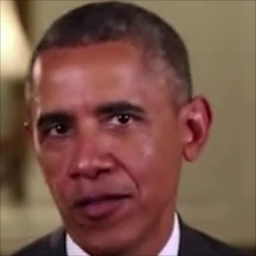
#> input picture frame 26 of Videos/00.mp4, 256 x 256 px
$ python ft_face_modular.py
#> lines starting #> are read from the running program, lines starting #| are printed output that depends on the picture
### vibra_utils.py
from typing import Final

import cv2
import matplotlib.pyplot as plt
import numpy as np
import os

def capture_frames(video_path, num_frames=30):
    """
    Captures frames from a video or camera.

    Args:
        video_path (str): Path to the video file or 0 for webcam.
        num_frames (int, optional): Number of frames to capture. Defaults to 30.

    Returns:
        list: List of grayscale frames.
    """
    camera = cv2.VideoCapture(video_path)
    if not camera.isOpened():
        print("Error opening video/camera!")
        return []

    frames = []
    for _ in range(num_frames):
        ret, frame = camera.read()
        if ret:
            frames.append(cv2.cvtColor(frame, cv2.COLOR_BGR2GRAY))
        else:
            break

    camera.release()
    cv2.destroyAllWindows()
    return frames

# [196 lines left out: functions capture_frames_Fin, extract_features, visualize_results, save_results, calculate_amplitude, calculate_frequency and 2 more, not called in this run]

### ft_main_modular.py
from vibra_utils import *

def preprocess_frames(frames):
  """
  Preprocesses frames by converting them to a 3D numpy array.

  Args:
      frames (list): List of grayscale frames.

  Returns:
      numpy.ndarray: 3D numpy array representing frames (time, height, width).
  """
  frames = np.array(frames, dtype=np.float32)
  return frames


def generate_amplitude_vibraimage(frames):
  """
  Generates the amplitude vibraimage using equation 1.

  Args:
      frames (numpy.ndarray): 3D numpy array representing frames.

  Returns:
      numpy.ndarray: Amplitude vibraimage.
  """
  amplitude_vibraimage = np.zeros_like(frames[0], dtype=np.float32)
  for i in range(1, len(frames)):
    amplitude_vibraimage += np.abs(frames[i] - frames[i - 1])
  amplitude_vibraimage /= (len(frames) - 1)
  return amplitude_vibraimage


def generate_frequency_vibraimage(frames):
  """
  Generates the frequency vibraimage using Fourier Transform.

  Args:
      frames (numpy.ndarray): 3D numpy array representing frames.

  Returns:
      numpy.ndarray: Frequency vibraimage.
  """
  # [8 lines of commented-out code are left out]
  return frequency_vibraimage


# [11 lines left out: function main, not called in this run]

# [2 lines that do not run on import are left out]

### ft_face_modular.py
import cv2
from vibra_utils import *
from ft_main_modular import generate_amplitude_vibraimage, generate_frequency_vibraimage, preprocess_frames


def load_face_detector():
  """
  Loads the Haar Cascade face detection model.

  Returns:
      cv2.CascadeClassifier: Loaded face cascade classifier.
  """
  return cv2.CascadeClassifier(cv2.data.haarcascades + 'haarcascade_frontalface_default.xml')


def detect_faces(gray_frame, face_cascade):
  """
  Detects faces in a given frame using the cascade classifier.

  Args:
      gray_frame (numpy.ndarray): The gray frame to detect faces in.
      face_cascade (cv2.CascadeClassifier): Loaded face cascade classifier.

  Returns:
      list: List of face regions (bounding boxes) as (x, y, w, h) tuples or empty list if no faces found.
  """
  return face_cascade.detectMultiScale(gray_frame, scaleFactor=1.1, minNeighbors=5, minSize=(30, 30))


def extract_face_rois(frames, faces):
  """
  Extracts face regions of interest from a list of frames and their corresponding face detections.

  Args:
      frames (list): List of frames (numpy.ndarray).
      faces (list): List of face detections as (x, y, w, h) tuples for each frame.

  Returns:
      list: List of extracted face regions (numpy.ndarray).
  """
  face_rois = []
  for frame in frames:
    if  len(faces) > 0:
      x, y, w, h = faces[0]  # Assuming the first face detection
      face_roi = frame[y:y+h, x:x+w]
      face_rois.append(face_roi)
  return face_rois


def preprocess_faces(face_rois):
  """
  Preprocesses the list of face regions by ensuring all have the same size and converting to a 3D numpy array.

  Args:
      face_rois (list): List of face regions (numpy.ndarray).

  Returns:
      numpy.ndarray: 3D numpy array representing face regions (time, height, width).
  """
  if not face_rois:
    return None

  min_height = min(frame.shape[0] for frame in face_rois)
  min_width = min(frame.shape[1] for frame in face_rois)
  preprocessed_faces = [cv2.resize(frame, (min_width, min_height)) for frame in face_rois]
  return preprocess_frames(preprocessed_faces)


def main():
  video_path = "Videos/00.mp4"  # Replace with your video path or 0 for webcam
  face_cascade = load_face_detector()
  frames = capture_frames(video_path, num_frames=30)
#> the loop in capture_frames, `for _ in range(num_frames):` made 30 passes
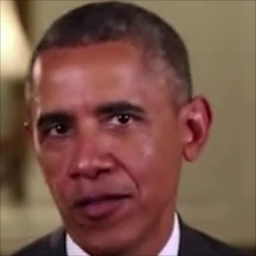
#> input picture frame 26 of Videos/00.mp4, 256 x 256 px
#> pass 3, in capture_frames, `ret, frame = camera.read()`:
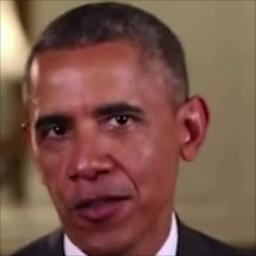
#> frame: shape (256, 256, 3); mean B, G, R 73.2, 85.2, 121.6
#> after the loop in capture_frames, `for _ in range(num_frames):`:
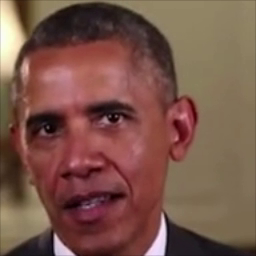
#> frame: shape (256, 256, 3); mean B, G, R 73.7, 85.5, 121.7
#> after the loop in capture_frames, `for _ in range(num_frames):`: frames = 30 items
#> frames = 30 items
  face_frames = []
  if not frames:
    print("No frames captured!")
    exit()
  for frame in frames:
      faces = detect_faces(frame, face_cascade)
      if len(faces) > 0:
        face_roi = extract_face_rois([frame], faces)[0]  # Assuming one face per frame
        face_frames.append(face_roi)
#> this loop made 30 passes
#> faces on passes 1 to 8: [[14, 55, 176, 176]], [[14, 55, 176, 176]], [[11, 58, 172, 172]], [[11, 58, 172, 172]], [[9, 58, 170, 170]], [[8, 59, 169, 169]], [[7, 57, 171, 171]], [[7, 57, 171, 171]]
#> pass 1, in main, `face_roi = extract_face_rois([frame], faces)[0]`:
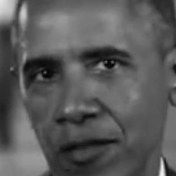
#> face_roi: shape (176, 176); min 5, max 237, mean 89.9
#> pass 3, in main, `face_roi = extract_face_rois([frame], faces)[0]`:
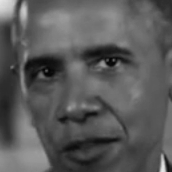
#> face_roi: shape (172, 172); min 4, max 231, mean 89.9
#> after the loop, face_frames = 30 items

  if not face_frames:
      print("No faces detected!")
      exit()

  preprocessed_frames = preprocess_faces(face_frames)
#> in preprocess_faces, `min_height = min(frame.shape[0] for frame in face_rois)`: min_height = 160
#> in preprocess_faces, `preprocessed_faces = [cv2.resize(frame, (min_width, min_height)) for f..`: preprocessed_faces = 30 items

  if  len(preprocessed_frames) == 0:
      print("No faces detected after preprocessing!")
      exit()  # No faces detected after preprocessing

  amplitude_vibraimage = generate_amplitude_vibraimage(preprocessed_frames)
#> the loop in generate_amplitude_vibraimage, `for i in range(1, len(frames)):` made 29 passes
#> pass 1, in generate_amplitude_vibraimage, `amplitude_vibraimage += np.abs(frames[i] - frames[i - 1])`:
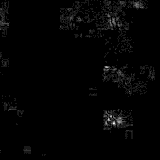
#> amplitude_vibraimage: shape (160, 160) float32; min 0, max 10, mean 0.15; drawn with min black and max white
#> pass 2, in generate_amplitude_vibraimage, `amplitude_vibraimage += np.abs(frames[i] - frames[i - 1])`:
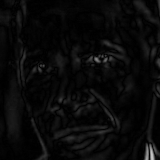
#> amplitude_vibraimage: shape (160, 160) float32; min 0, max 196, mean 9.4
#> after the loop in generate_amplitude_vibraimage, `for i in range(1, len(frames)):`:
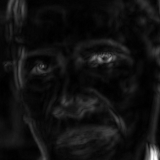
#> amplitude_vibraimage: shape (160, 160) float32; min 6, max 1600, mean 115.1; drawn with min black and max white
  frequency_vibraimage = generate_frequency_vibraimage(preprocessed_frames)
  amplitude_hist, frequency_hist = extract_features(amplitude_vibraimage, frequency_vibraimage)
  visualize_results(face_frames, amplitude_vibraimage, frequency_vibraimage, amplitude_hist, frequency_hist)


if __name__ == "__main__":
#> (the run stopped early here; a loop or call above may not have finished)

$ run again, starting later in the video
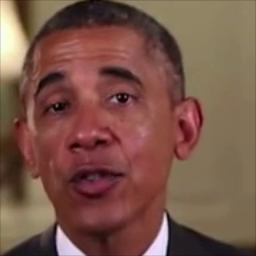
#> input picture frame 119 of Videos/00.mp4, 256 x 256 px
#> the loop in capture_frames, `for _ in range(num_frames):` made 30 passes
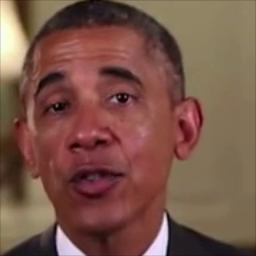
#> input picture frame 119 of Videos/00.mp4, 256 x 256 px
#> after the loop in capture_frames, `for _ in range(num_frames):`:
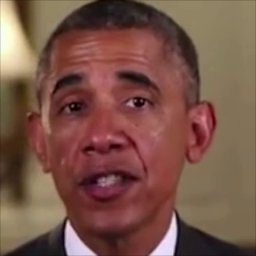
#> frame: shape (256, 256, 3); mean B, G, R 72.4, 84.6, 121.3
#> after the loop in capture_frames, `for _ in range(num_frames):`: frames = 30 items
#> the loop in main, `for frame in frames:` made 30 passes
#> faces on passes 1 to 8: [[4, 32, 180, 180]], [[9, 34, 176, 176]], [[9, 34, 176, 176]], [[5, 28, 196, 196]], [[4, 27, 199, 199]], [[4, 27, 199, 199]], [[4, 27, 199, 199]], [[6, 30, 194, 194]]
#> min_height = 176
#> preprocessed_faces = 30 items
#> the loop in generate_amplitude_vibraimage, `for i in range(1, len(frames)):` made 29 passes
#> after the loop in generate_amplitude_vibraimage, `for i in range(1, len(frames)):`:
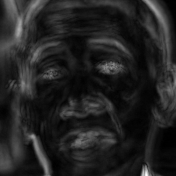
#> amplitude_vibraimage: shape (176, 176) float32; min 1, max 915, mean 126; drawn with min black and max white
